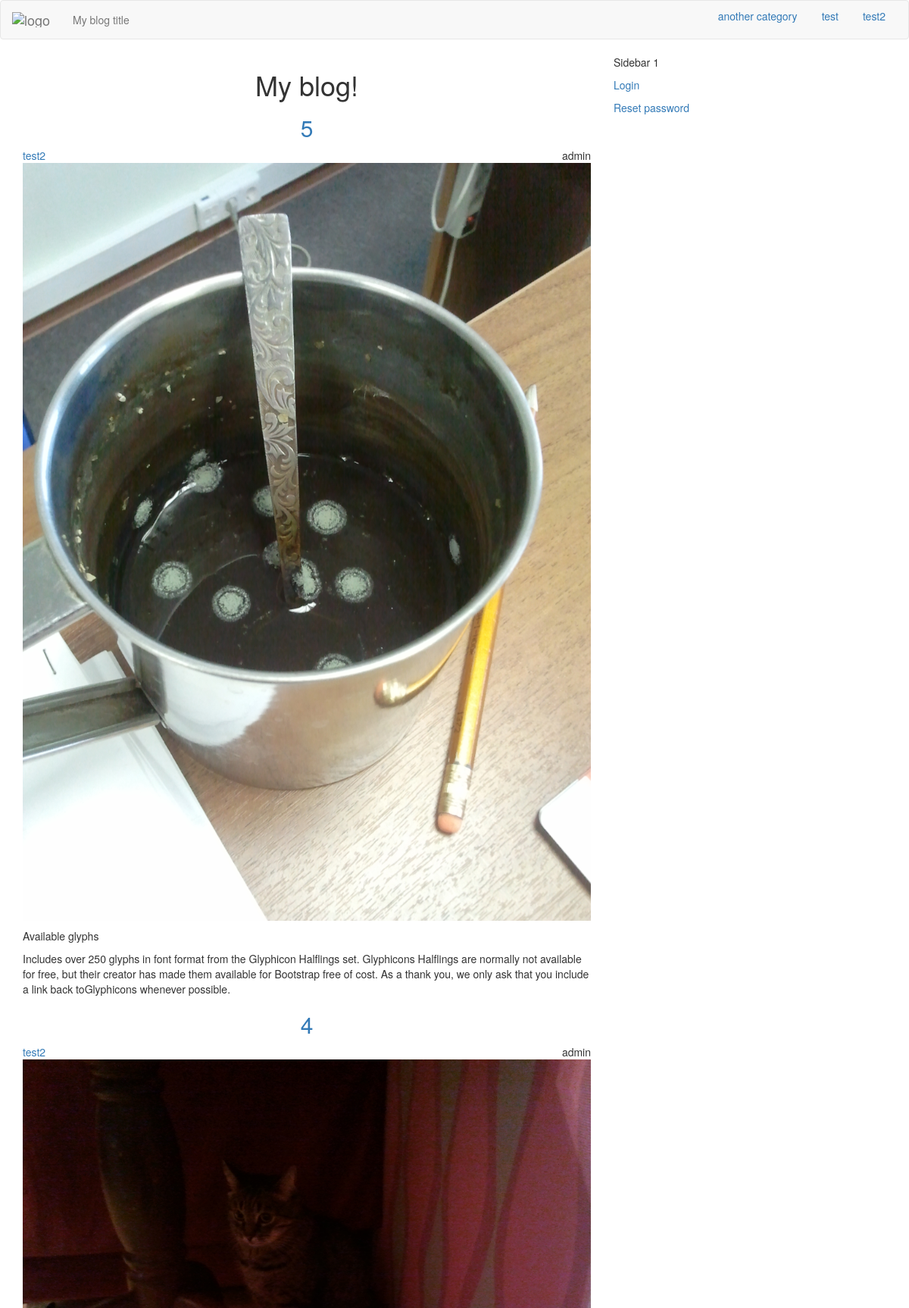
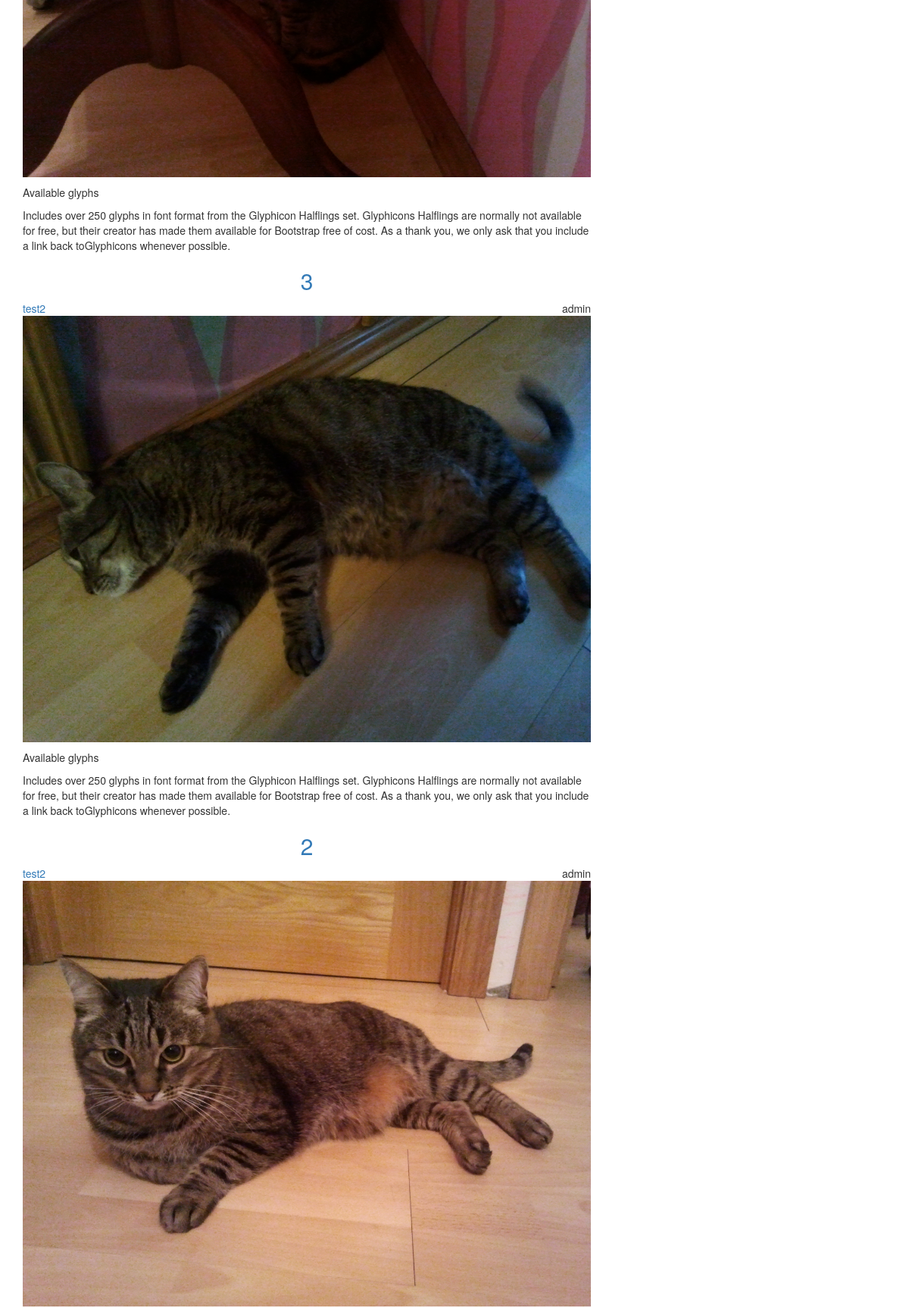
The page / (upper part) on the database its author committed (2 pictures, top to bottom).
### blog/models.py (models this page shows, shortened)
class Category(models.Model):
    index_together = [
    ["id","name", "order"],
    ]
    name = models.CharField(max_length=30, unique=True)
    description = models.TextField(max_length=250)
    slug = models.SlugField("URL",blank=True, max_length=150)
    order = models.SmallIntegerField(blank=True, default=1)
    def __str__(self):
        return self.name

class Post(models.Model):
    index_together = [
    ["title", "description", "post_thumbnail", "author", "category",
     "url", "published", "status"],
    ]
    title = models.CharField(max_length=150)
    description = RichTextField(max_length = 500, config_name = "description",
                                blank=True)
    text = RichTextUploadingField(config_name = "post")
    today = datetime.date.today()
    post_image = models.ImageField(upload_to =
                        str(today.year)+'/'
                        +str(today.month)+'/'+str(today.day)+'/', blank=True)
    post_image.short_description = 'Image'
    post_thumbnail = ImageSpecField(source='post_image',
                                processors=[ResizeToFit(640, 480)],
                                format='JPEG',
                                options={'quality': 85})
    def get_image(self):
        return mark_safe('<img src="%s" class ="img-responsive center-block"/>'\
                         % (self.post_thumbnail.url))
    get_image.short_description = 'Thumbnail'
    created = models.DateTimeField(auto_now_add=True)
    edited = models.DateTimeField(auto_now=True)
    published = models.DateTimeField(default=timezone.now)
    author = models.ForeignKey(settings.AUTH_USER_MODEL,
                               default = 1,
                               on_delete=models.SET_DEFAULT) ###
    category = models.ForeignKey('Category')
    tags = models.ManyToManyField('Tag',
                                        related_name='posts',
                                        related_query_name='post',
                                        blank=True)
    url = models.SlugField(blank=True)
    STATUS = (
                ("D", "Draft"),
                ("P","Published"),
    )
    status = models.CharField(max_length=1, choices=STATUS, default="D")
    ordering = ('-published',)
    def get_absolute_url(self):
        cat_url = slugify(self.category)
        post_url = slugify(self.title)
        return "/%s/%s-%i/" % (cat_url, self.url, self.id)
    def get_category(self):
        return slugify(self.category)

class myUser(AbstractBaseUser):
    index_together = [
    ["id", "username"],
    ]
    username = models.CharField("Username/email", max_length=30,
                                blank=False,
                                unique=True)
    email = models.EmailField(unique=True, blank=False)
    is_active = models.BooleanField("Is active", default=True)
    is_it_staff = models.BooleanField("Is stuff", default=False)
    is_it_superuser = models.BooleanField("Is admin", default=False)
    last_login = models.DateTimeField(auto_now=True)
    date_joined = models.DateTimeField(auto_now_add=True)
    REQUIRED_FIELDS = ['email',]
    USERNAME_FIELD = 'username'
    objects = MyUserManager()
    def __str__(self):
        return self.username.lower()

### blog/views.py (the view)
# urls.py: url(r'^$', views.Index, name='Index'),
def Index(request):
    template = 'list.html'
    page_template = 'list_page.html'
    context = {
        'posts': Post.objects.select_related("author", "category")\
            .filter(status="P").order_by('-published'),
        'page_template': page_template,
        'cat_list': cat_list
    }
    if request.is_ajax():
        template = page_template
    return render(request, template, context )

### templates/list.html (shortened to what this page needs)
{% extends "index.html" %}
{% block title2 %}My blog!{% endblock %}
{% block content %}
{% include page_template %}
{% endblock %}

### templates/index.html (shortened to what this page needs)
{% load staticfiles %}
<!DOCTYPE html>
<html>
<head>
<link rel="stylesheet" href="/static/css/backtotop.css" type="text/css">
<link rel="stylesheet" href="/static/css/bootstrap.min.css" type="text/css" />
<link rel="stylesheet" href="/static/css/custom.css" type="text/css" />
</head>
<body>
  <div class="navbar navbar-default">
    <div class="container-fluid">
      <div class="navbar-header">
        <a class="navbar-brand" href="{{ request.scheme }}://{{ request.get_host }}">
          <img alt="logo" src="#" /></a>
        <p class="navbar-text">
          My blog title
        </p>
      </div>
      <ul class="nav nav-pills pull-right">
        {% for cat in cat_list %}
          {% if category and cat|slugify == category %}
            <li role="presentation" class="active">
            <a href="{{ request.scheme }}://{{ request.get_host }}/{{ cat|slugify }}">
              {{ cat }}</a></li>
          {% else %}
            <li role="presentation">
            <a href="{{ request.scheme }}://{{ request.get_host }}/{{ cat|slugify }}">
              {{ cat }}</a></li>
          {% endif %}
        {% endfor %}
      </ul>
    </div>
  </div>
<div class="container">
<div class="row">
  <div class="col-md-4 pull-right sidebar">
    <div class="sidebar1">
      <p>
        Sidebar 1<br />
      {% if user.is_authenticated %}
        <p><a href="{% url 'logout' %}">Logout</a></p>
        <p><a href="{% url 'password_change' %}">Change password</a></p>
      {% else %}
        <p><a href="{% url 'login' %}">Login</a></p>
        <p><a href="{% url 'password_reset' %}">Reset password</a></p>
      {% endif %}
      </p>
    </div>
  </div>
<div class="col-md-8 main">
<h1 class="text-center">{% block title2 %}{% endblock %}</h1>
<div class="content">
  {% block content %}
  {% endblock %}
</div>
</div>
</div>
</div>
</body>
</html>

### templates/list_page.html (shortened to what this page needs)
{% load el_pagination_tags %}
{% autoescape off %}
{% for post in posts %}
  <div class="post">
    <a href="{{ post.get_absolute_url }}"><h2 class="text-center">
      {{ post.title }}</h2></a>
    <div class="post_category pull-left">
      <a href="{{ request.scheme }}://{{ request.get_host }}/{{ post.get_category }}"
        class="post-category">
        {{ post.category }}</a>
    </div>
    <div class="post-author pull-right">
      {{ post.author }}
    </div>
    <div class="clearfix">
    </div>
    {% if post.post_image %}
    <div class="post-thumbnail">
        {{ post.get_image }}
    </div>
    {% endif %}
    {% if post.description %}
    <p class="post-description">
      {{ post.description }}
    </p>
    {% endif %}
  </div>
{% empty %}
<div class="post">
    <h3>No posts in this category yet...</h3>
</div>
{% endfor %}
{% endautoescape %}

### rows shown on the page
Category: name "another category"
Category: name "test"
Category: name "test2"
Post: title "5", category "test2", author "admin", get_image (picture), description "Available glyphs Includes over 250 glyphs in font format from the Glyphicon Halflings set. Glyphicons Halflings are normally not available for free, but their creator has made them available for Bootstrap free of cost. As a thank you, we only ask that you include a link back toGlyphicons whenever possible."
Post: title "4", category "test2", author "admin", get_image (picture), description "Available glyphs Includes over 250 glyphs in font format from the Glyphicon Halflings set. Glyphicons Halflings are normally not available for free, but their creator has made them available for Bootstrap free of cost. As a thank you, we only ask that you include a link back toGlyphicons whenever possible."
Post: title "3", category "test2", author "admin", get_image (picture), description "Available glyphs Includes over 250 glyphs in font format from the Glyphicon Halflings set. Glyphicons Halflings are normally not available for free, but their creator has made them available for Bootstrap free of cost. As a thank you, we only ask that you include a link back toGlyphicons whenever possible."
Post: title "2", category "test2", author "admin", get_image (picture)
